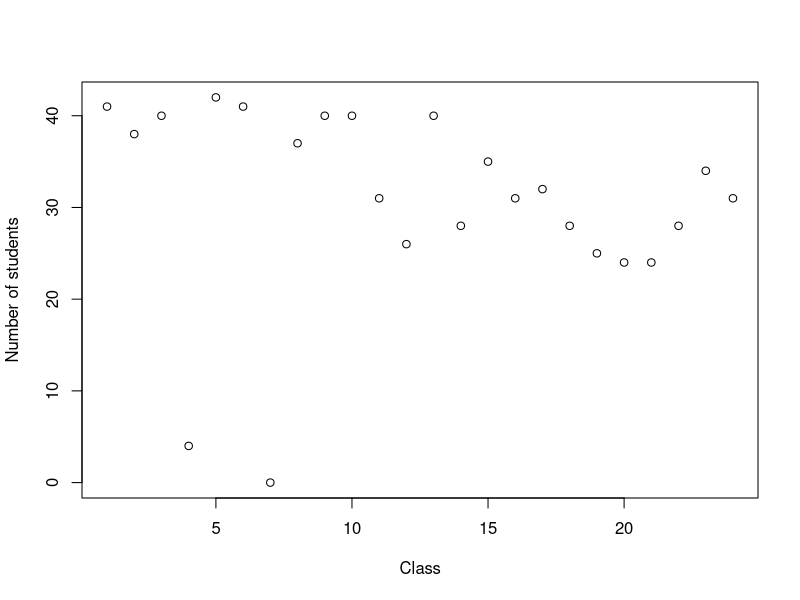
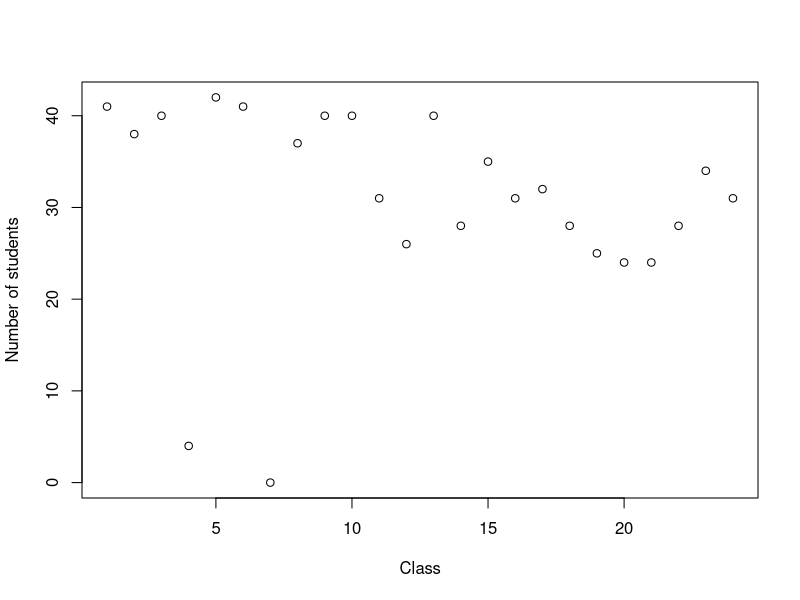

R code for these plots, in order:
## ---- chunk 1
#load required packages
library(readxl)
library(tidyverse)
## ---- chunk 2
attend <- read_excel("TrackAttendance.xlsx")
attend <- cbind(1:nrow(attend),attend)
names(attend)[1]<-"student"
nclasses<-24
## ---- chunk 3
#sum columns, except the first
index.not.aulas<-c(1,2)
plot(1:nclasses,colSums(attend[,-index.not.aulas]),ylab="Number of students",xlab="Class")
## ---- chunk 4
#not shown, but creates plot file for readme
jpeg(filename="file4readme.jpg")
#sum columns, except the first
index.not.aulas<-c(1,2)
plot(1:nclasses,colSums(attend[,-index.not.aulas]),ylab="Number of students",xlab="Class")
dev.off()
## ---- chunk 5

## ---- chunk 6
attendtodate<-attend[,c(rep(TRUE,length(index.not.aulas)),colSums(attend[,-index.not.aulas])>0)]
attendtodatel<-gather(attendtodate,key=aula,value=present,aula1:tail(names(attendtodate),n=1))
glm1<-glm(present~aula+curso,data=attendtodatel,family=binomial)
summary(glm1)
